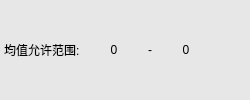
             <widget class="QWidget" name="widget_10" native="true">
              <property name="styleSheet">
               <string>background-color: rgb(231, 231, 231);</string>
              </property>
              <layout class="QHBoxLayout" name="horizontalLayout_6">
               <property name="spacing">
                <number>4</number>
               </property>
               <property name="leftMargin">
                <number>4</number>
               </property>
               <property name="topMargin">
                <number>4</number>
               </property>
               <property name="rightMargin">
                <number>4</number>
               </property>
               <property name="bottomMargin">
                <number>4</number>
               </property>
               <item>
                <widget class="QLabel" name="label_9">
                 <property name="styleSheet">
                  <string notr="true">font: 11pt &quot;微软雅黑&quot;;</string>
                 </property>
                 <property name="text">
                  <string>均值允许范围:</string>
                 </property>
                </widget>
               </item>
               <item>
                <spacer name="horizontalSpacer_7">
                 <property name="orientation">
                  <enum>Qt::Horizontal</enum>
                 </property>
                 <property name="sizeType">
                  <enum>QSizePolicy::Fixed</enum>
                 </property>
                 <property name="sizeHint" stdset="0">
                  <size>
                   <width>10</width>
                   <height>20</height>
                  </size>
                 </property>
                </spacer>
               </item>
               <item>
                <widget class="QLabel" name="labelMeanDown">
                 <property name="minimumSize">
                  <size>
                   <width>40</width>
                   <height>0</height>
                  </size>
                 </property>
                 <property name="styleSheet">
                  <string notr="true">font: 11pt &quot;微软雅黑&quot;;</string>
                 </property>
                 <property name="text">
                  <string>0</string>
                 </property>
                 <property name="alignment">
                  <set>Qt::AlignCenter</set>
                 </property>
                </widget>
               </item>
               <item>
                <spacer name="horizontalSpacer_8">
                 <property name="orientation">
                  <enum>Qt::Horizontal</enum>
                 </property>
                 <property name="sizeType">
                  <enum>QSizePolicy::Fixed</enum>
                 </property>
                 <property name="sizeHint" stdset="0">
                  <size>
                   <width>10</width>
                   <height>20</height>
                  </size>
                 </property>
                </spacer>
               </item>
               <item>
                <widget class="QLabel" name="label_10">
                 <property name="styleSheet">
                  <string notr="true">font: 11pt &quot;微软雅黑&quot;;</string>
                 </property>
                 <property name="text">
                  <string>-</string>
                 </property>
                 <property name="alignment">
                  <set>Qt::AlignCenter</set>
                 </property>
                </widget>
               </item>
               <item>
                <spacer name="horizontalSpacer_9">
                 <property name="orientation">
                  <enum>Qt::Horizontal</enum>
                 </property>
                 <property name="sizeType">
                  <enum>QSizePolicy::Fixed</enum>
                 </property>
                 <property name="sizeHint" stdset="0">
                  <size>
                   <width>10</width>
                   <height>20</height>
                  </size>
                 </property>
                </spacer>
               </item>
               <item>
                <widget class="QLabel" name="labelMeanUp">
                 <property name="minimumSize">
                  <size>
                   <width>40</width>
                   <height>0</height>
                  </size>
                 </property>
                 <property name="styleSheet">
                  <string notr="true">font: 11pt &quot;微软雅黑&quot;;</string>
                 </property>
                 <property name="text">
                  <string>0</string>
                 </property>
                 <property name="alignment">
                  <set>Qt::AlignCenter</set>
                 </property>
                </widget>
               </item>
               <item>
                <spacer name="horizontalSpacer">
                 <property name="orientation">
                  <enum>Qt::Horizontal</enum>
                 </property>
                 <property name="sizeHint" stdset="0">
                  <size>
                   <width>40</width>
                   <height>20</height>
                  </size>
                 </property>
                </spacer>
               </item>
              </layout>
             </widget>
